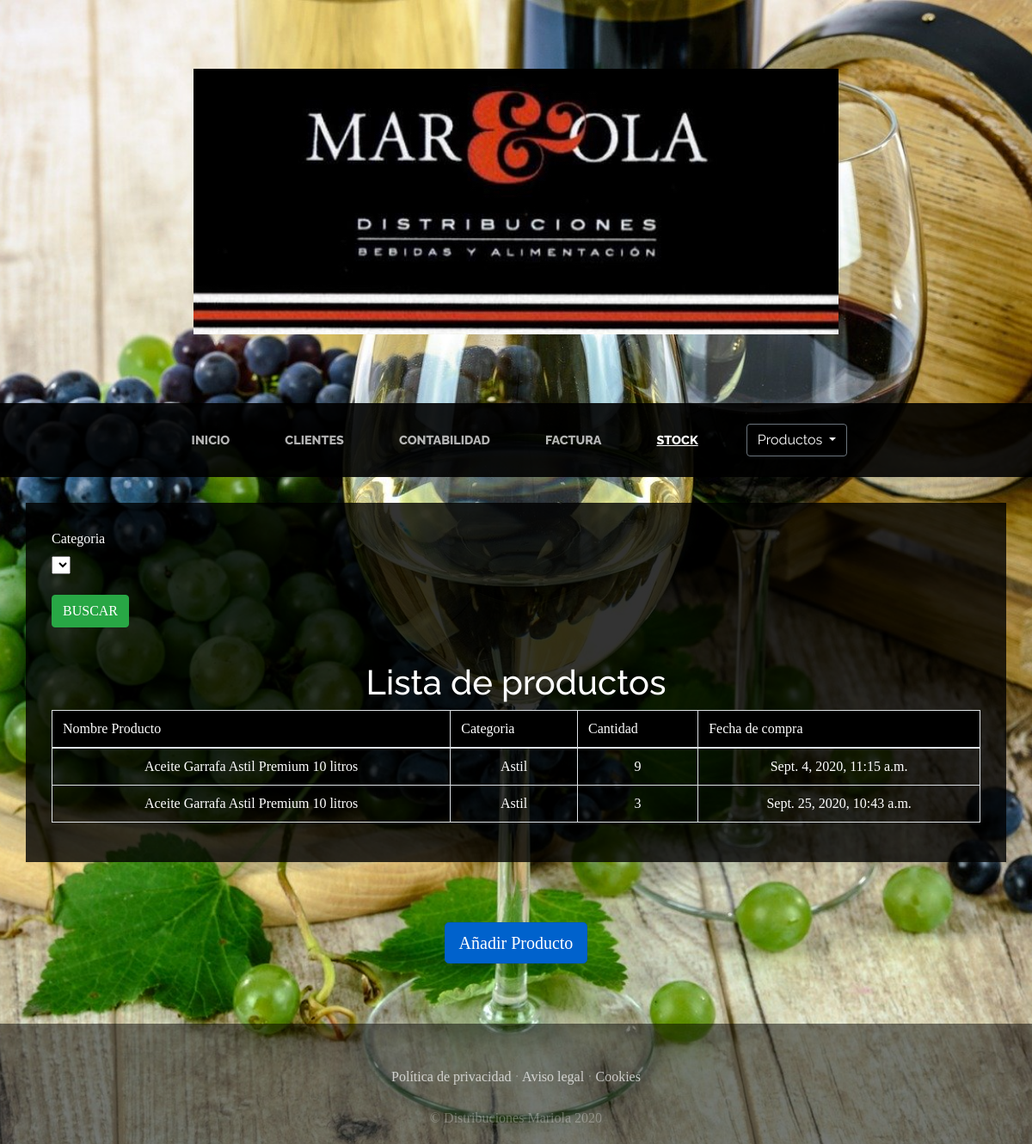
The app's page /stock with its own data.
### StockApp/models.py (models this page shows, shortened)
class Stock (models.Model):
	nombre_producto = models.ForeignKey(
        Producto,on_delete=models.CASCADE,blank=False
    )
	categoria = models.ForeignKey(
        categoriaProducto,on_delete=models.CASCADE,blank=False,
    )
	precio_de_compra=models.DecimalField(default=0,max_digits=7,decimal_places=2, blank=False)
	cantidad = models.PositiveIntegerField(default='0', blank=False, null=True)
	fecha_stock = models.DateField(auto_now_add=False, auto_now=True)
	export_to_CSV = models.BooleanField(default=False)

### ProductosApp/models.py (models this page shows)
class Producto(models.Model):
    nombre_producto = models.CharField(max_length=50)
    precio_sin_iva = models.FloatField()
    precio_iva = models.FloatField()
    categoriaProducto = models.ForeignKey(
        categoriaProducto,on_delete=models.CASCADE,
    )
    class Meta:
        verbose_name = 'Producto'
        verbose_name_plural = 'Productos'
    def __str__(self):
        return self.nombre_producto

class categoriaProducto(models.Model):
    categoria = models.CharField(max_length=30)
    pass
    class Meta:
        verbose_name = 'categoriaProducto'
        verbose_name_plural = 'categoriaProductos'
    def __str__(self):
        return self.categoria

### StockApp/views.py (the view, shortened to what this page needs)
# urls.py: path("stock",views.list_stock,name="listStock"),
def list_stock(request):
    stock = Stock.objects.all()
    form = StockSearchForm(request.POST or None)
    title = 'Lista de productos'
    context = {
        "title":title,
        "stock":stock,
        "form":form
    }
    return render(request, "StockApp/Stock.html",context)

### StockApp/forms.py
class StockSearchForm(forms.ModelForm):
   categoria=forms.ChoiceField(required=False)
   class Meta:
     model = Stock
     fields = ['categoria']

### ProyectoWebApp/templates/StockApp/Stock.html
{% extends "ProyectoWebApp/base.html" %}
{% load static %}
{% load crispy_forms_tags %}
{% block content %}
<div style="background-color: rgba(0, 0, 0, 0.80); padding: 30px; margin: 30px; color: white;" >
    <form method='POST' action=''>{% csrf_token %}
        {{form|crispy}}
            <br>
            <input class='btn btn-success' type="submit" value='BUSCAR'/>
    </form>
    <br>
    <center>
    {% if stock %}
    <h1>{{title}}</h1>
    <table class="table table-bordered" col>
        <thead style="background-color: rgba(0,0,0, 1); color: white;">
            <tr>
                <td>Nombre Producto</td>
                <td>Categoria</td>
                <td>Cantidad</td>
                <td>Fecha de compra</td>
            </tr>
        </thead>
        <tbody>
            {% for product in stock %}
            <tr>
                <td style="color: white;"><center>{{product.nombre_producto}}</center></td>
                <td style="color: white;"><center>{{product.categoria}}</center></td>
                <td style="color: white;"><center>{{product.cantidad}}</center></td>
                <td style="color: white;"><center>{{product.fecha_stock}}</center></td>
            </tr>
            {% endfor %}
        </tbody>
    </table>
    {% else %}
        <h1>No hay productos en stock</h1>
    {% endif %}
    </center>
</div>
<center>
    <div style=" padding: 40px;" >
        <a href="{% url 'addToStock' %}" class="btn btn-primary btn-lg active" role="button">Añadir Producto</a>
    </div>
</center>
{% endblock %}

### ProyectoWebApp/static/ProyectoWebApp/css/gestion.css (style rules this page uses)
body { font-family: 'Ubuntu'; background: linear-gradient(rgba(47, 23, 15, 0.65), rgba(47, 23, 15, 0.65)), url("../img/vinofondo.jpg"); background-image: url("../img/vinofondo.jpg"); background-attachment: fixed; background-position: center; background-size: cover; }
h1, h2, h3, h4, h5, h6 { font-family: 'Raleway'; }
.btn { box-shadow: 0px 3px 3px 0px rgba(33, 37, 41, 0.1); }

### records on screen
Stock: nombre_producto "Aceite Garrafa Astil Premium 10 litros", categoria "Astil", cantidad "9", fecha_stock "Sept. 4, 2020, 11:15 a.m."
Stock: nombre_producto "Aceite Garrafa Astil Premium 10 litros", categoria "Astil", cantidad "3", fecha_stock "Sept. 25, 2020, 10:43 a.m."

### other values on screen
{{ title }} "Lista de productos"
